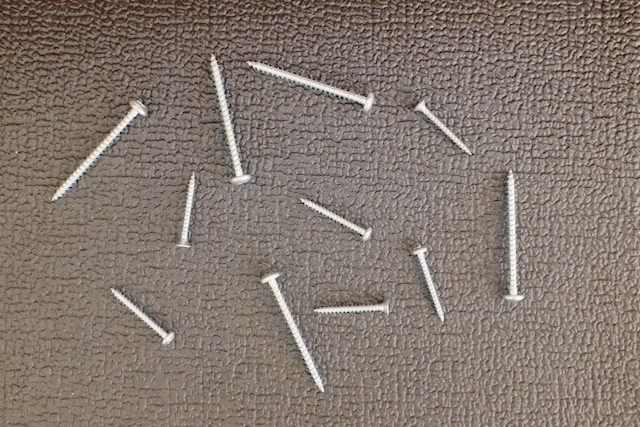
#> input picture Documents/GitHub/GRO620-E23/photos_prob/DSCF8010.jpeg, 640 x 427 px; its folder holds only this picture in this run
$ jupyter execute prob.ipynb   (shell and % lines are left out)
#> lines starting #> are read from the running program, lines starting #| are printed output that depends on the picture; after the words box and inside, x2 and y2 are one past the last pixel; in counts of white or black regions, pixels touching at a corner belong together; long printed decimals are rounded
# GRO620 - Problématique

Voici le fichier de départ de la problématique. Si tout a été installé correctement, vous devriez voir apparaître la première image (DSCF8010.jpeg).

[cell 1]
import cv2
import numpy as np
import matplotlib.pyplot as plt
import os

print("GRO620 - Problématique")
print("OpenCV version", cv2.__version__)

[cell 2]
## Si vous utilisez Google Colab, vous devez d'abord monter votre Google Drive
## où se trouve vos données.
## Commentez les trois lignes suivantes en ajustant le chemin vers votre propre
## dossier :

# from google.colab import drive
# drive.mount('/content/gdrive')
# %cd /content/gdrive/MyDrive/gro620-e21

## Pour retrouver le chemin depuis Jupyter, vous pouvez utiliser ceci :
# !ls /content/gdrive/MyDrive

[cell 3]
images_fn = os.listdir("photos_prob/")
print("%i photo(s) à traiter"%(len(images_fn)))
if (len(images_fn) == 0):
    print("ERREUR! Vérifiez que vous avez bien un dossier photos_prob au même endroit que ce calepin.")

images = []

for f in images_fn:
    img = cv2.imread(os.path.join("photos_prob/", f))
#> img is the input picture: shape (427, 640, 3); mean B, G, R 111.4, 119.4, 131.6
    images.append(img)

Affichons maintenant la première image à traiter:

[cell 4]
plt.imshow(images[0])

[cell 5]
################################################################
#Dans cette partie du code, on isole les vis du reste du décors
################################################################

sobel = np.array([
    [-1, 0, 1],
    [-2, 0, 2],
    [-1, 0, 1]
]) * (1/8.)

#On veut passer à gris afin que ce soit plus facile à analyser
img_gray = cv2.cvtColor(images[0], cv2.COLOR_BGR2GRAY)
# plt.figure()
# plt.imshow(img_gray,cmap ="gray")

#Ici, on s'assure de faire une normalisation afin d'avoir toujours les même luminosité pour chaque image
img_float = np.float32(img_gray) / 255.0
img_float_bright = cv2.normalize(img_float, None, 0, 1, cv2.NORM_MINMAX)
# plt.figure()
# plt.imshow(img_float_bright, cmap ="gray")

#On utilise median blur pour enlever le bruit dans l'image
img_medblur = cv2.medianBlur(img_float_bright , 5)
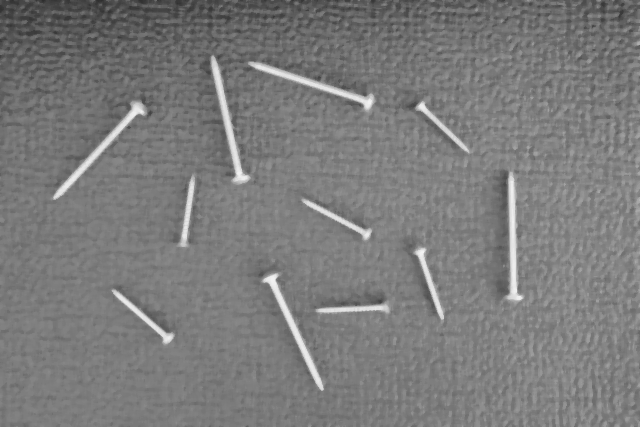
#> img_medblur: shape (427, 640) float32; min 0.18, max 0.953, mean 0.482
# plt.figure()
# plt.imshow(img_medblur, cmap ="gray")

#On s'assure ensuite d'isoler les vis, celle qui ont plus de blanc du reste
ret, thresh1 = cv2.threshold(img_medblur, 0.68, 255, cv2.THRESH_BINARY)
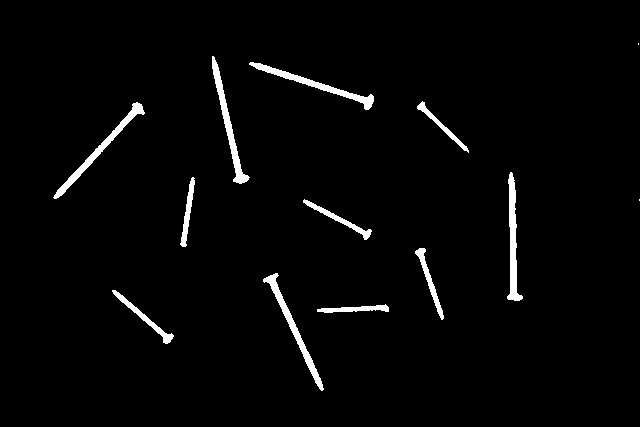
#> thresh1: shape (427, 640) float32; 2.4% white; 13 white regions (2 under 20 px)
# plt.figure()
# plt.imshow(thresh1, cmap ="gray")

#On apllique sobel dans les deux direction afin de réduire le nombre d'opération et d'avoir un meilleur résultat
img_sob_x = cv2.filter2D(thresh1, -1, sobel)
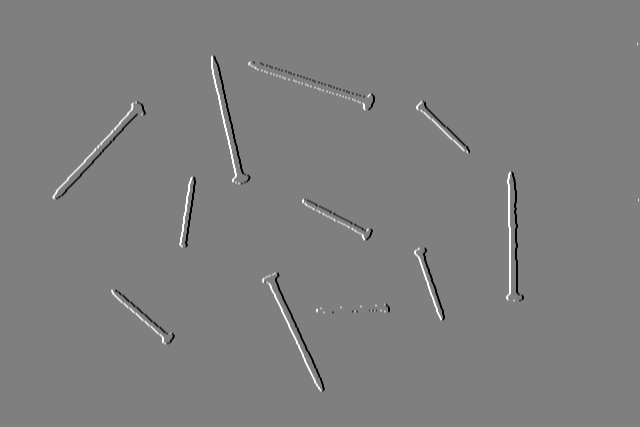
#> img_sob_x: shape (427, 640) float32; min -127.5, max 127.5, mean 0; drawn with min black and max white
plt.figure()
plt.imshow(img_sob_x, cmap ="gray")
img_2x = img_sob_x**2
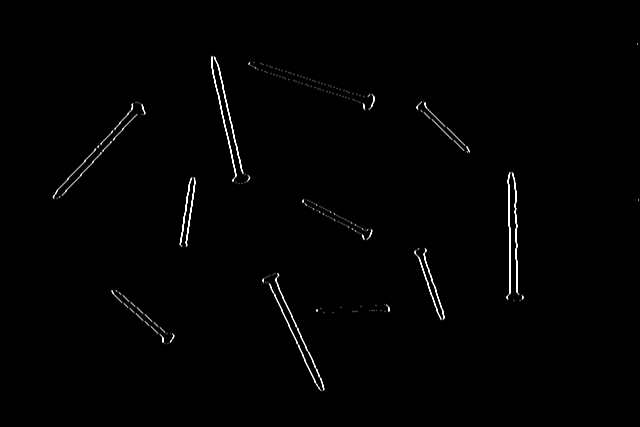
#> img_2x: shape (427, 640) float32; min 0, max 16256.2, mean 152.9; drawn with min black and max white

img_sob_y = cv2.filter2D(thresh1, -1, np.transpose(sobel))
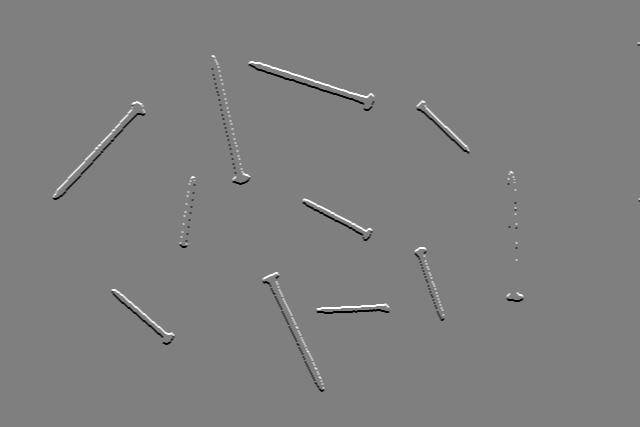
#> img_sob_y: shape (427, 640) float32; min -127.5, max 127.5, mean 0; drawn with min black and max white
plt.figure()
plt.imshow(img_sob_y, cmap ="gray")
img_2y = img_sob_y**2
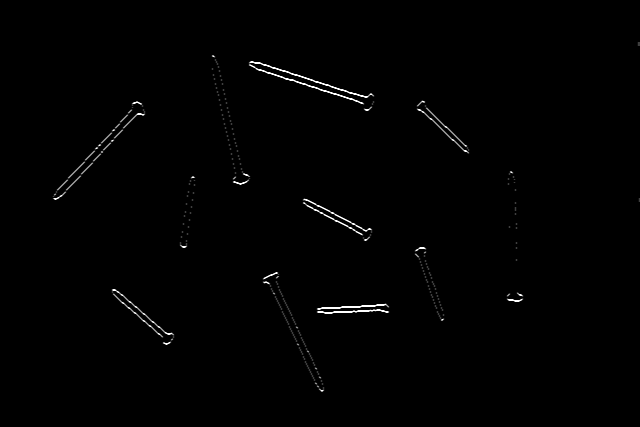
#> img_2y: shape (427, 640) float32; min 0, max 16256.2, mean 107.4; drawn with min black and max white

img_xy = img_2x+img_2y
img_comb = np.sqrt(img_xy)
plt.figure()
plt.imshow(img_comb, cmap ="gray")

[cell 6]
################################################################
#Dans cette partie du code, on isole les vis du reste du décors
################################################################

img_out = images[0]
image = cv2.convertScaleAbs(img_comb)

cont,_ = cv2.findContours(image, cv2.RETR_EXTERNAL, cv2.CHAIN_APPROX_SIMPLE)
#> cont = 13 contours, 2 with area under 20; largest, box (x1, y1, x2, y2) and area: (52, 101, 146, 200) 1142, (262, 272, 325, 392) 1090, (211, 55, 251, 185) 1084, (248, 61, 375, 111) 1072, (506, 171, 524, 302) 1051
cv2.drawContours(img_out, cont, -1, (0,0,255), 2)
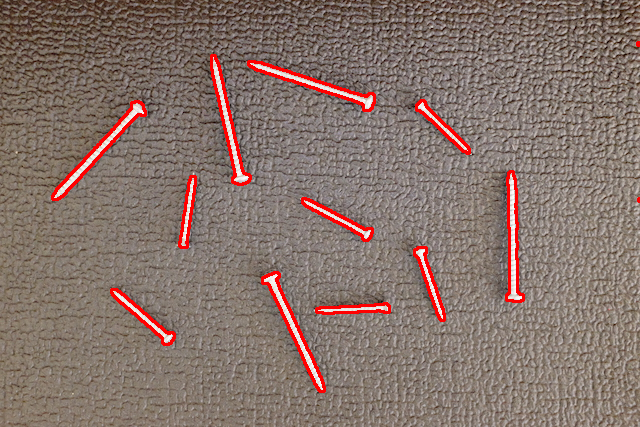
#> img_out: shape (427, 640, 3); 2.99% of pixels changed, all inside (x1, y1, x2, y2) = (51, 41, 640, 393)
plt.imshow(img_out)

for c in cont:
    # Trouver le rectangle orienté minimal
    rect = cv2.minAreaRect(c)
    center, size, angle = rect

    # Dessiner le rectangle orienté sur l'image
    box = cv2.boxPoints(rect)
    box = np.int0(box)
    cv2.drawContours(img_out, [box], -1, (0, 255, 0), 2)

    print("Longueur",size[0],",",size[1],"\n")
#> this loop made 13 passes
#> (center, size, angle, box) on passes 1, 2, 3, 4, 6, 7, 8: ((352.5, 308.1), (73.1, 9.09), -1.02, [[316, 313], [315, 304], [388, 302], [389, 311]]), ((140.1, 316.6), (14.82, 79.89), -52.21, [[167, 346], [104, 298], [113, 286], [176, 335]]), ((293.2, 333.6), (18.76, 128.7), -22.18, [[308, 396], [260, 277], [277, 270], [326, 389]]), ((429.2, 283.9), (13.17, 77.03), -15.57, [[433, 322], [412, 248], [425, 245], [445, 319]]), ((335.4, 219.4), (14.25, 77.73), -65.28, [[367, 242], [297, 209], [303, 196], [373, 229]]), ((187.3, 211.5), (72.09, 8.45), -82.48, [[186, 247], [178, 246], [187, 175], [196, 176]]), ((514.5, 236), (130, 17), -90, [[523, 301], [506, 301], [506, 171], [523, 171]])
#> (c, center, size, angle, box) on passes 5, 13: ([[638, 198], [638, 201], [639, 201], [639, 198]], (638.5, 199.5), (3, 1), -90, [[639, 201], [638, 201], [638, 198], [639, 198]]), ([[637, 42], [637, 45], [639, 45], [639, 42]], (638, 43.5), (3, 2), -90, [[639, 45], [637, 45], [637, 42], [639, 42]])
#| Longueur 73.095 , 9.088
#| Longueur 14.821 , 79.893
#| Longueur 18.762 , 128.729
#| Longueur 13.170 , 77.032
#| Longueur 3.0 , 1.0
#| Longueur 14.246 , 77.731
#| Longueur 72.091 , 8.455
#| Longueur 130.0 , 17.0
#> (further printed lines are left out)
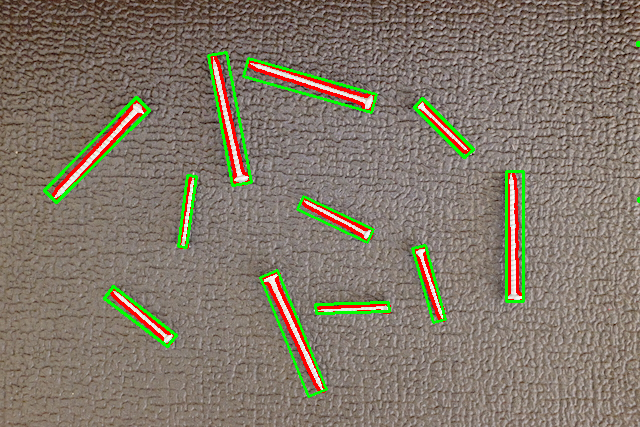
#> img_out: shape (427, 640, 3); 2.74% of pixels changed, all inside (x1, y1, x2, y2) = (43, 41, 640, 398)

plt.imshow(img_out)
#> figure, not shown here; B, G, R data is drawn as R, G, B

$ run again, on Documents/GitHub/GRO620-E23/photos_prob/DSCF8014.jpeg
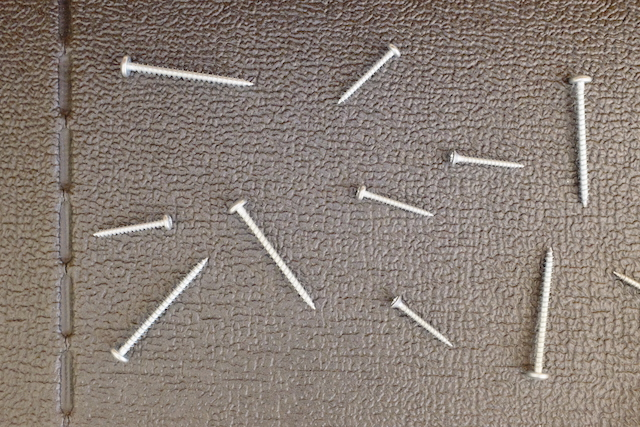
#> input picture Documents/GitHub/GRO620-E23/photos_prob/DSCF8014.jpeg, 640 x 427 px
#> img is the input picture: shape (427, 640, 3); mean B, G, R 117.9, 126, 137.8
#> `ret, thresh1 = cv2.threshold(img_medblur, 0.68, 255, cv2.THRESH_BINARY)`:
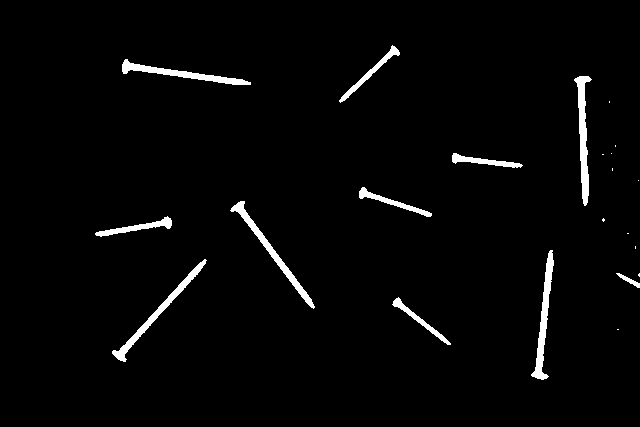
#> thresh1: shape (427, 640) float32; 2.4% white; 22 white regions (11 under 20 px)
#> cont = 22 contours, 11 with area under 20; largest, box (x1, y1, x2, y2) and area: (111, 258, 208, 363) 1172, (229, 200, 316, 310) 1152, (573, 75, 593, 207) 1122, (530, 249, 555, 381) 1100, (121, 58, 252, 86) 1023
#> the loop `for c in cont:` made 22 passes
#> (center, size, angle, box) on passes 2 to 6: ((421, 323), (12.25, 74.07), -49.29, [[445, 351], [388, 303], [396, 294], [453, 342]]), ((638, 274.5), (5, 2), -90, [[639, 277], [637, 277], [637, 272], [639, 272]]), ((627.5, 279.1), (7.07, 28.78), -60.26, [[638, 289], [613, 275], [616, 268], [641, 283]]), ((163.2, 310.7), (135.1, 19.11), -45.37, [[122, 365], [108, 352], [203, 255], [217, 269]]), ((542.2, 314.3), (131.5, 19.16), -87.42, [[548, 380], [529, 379], [535, 248], [554, 249]])
#> (printed output is left out)
#> after the loop `for c in cont:`:
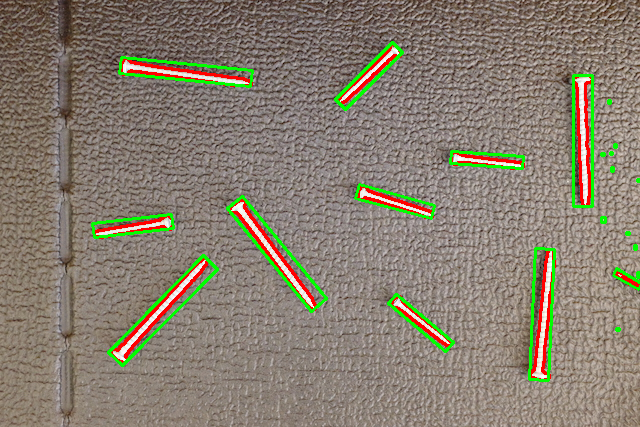
#> img_out: shape (427, 640, 3); mean B, G, R 111.4, 126.6, 136.1

$ run again, on Documents/GitHub/GRO620-E23/photos_prob/DSCF8015.jpeg
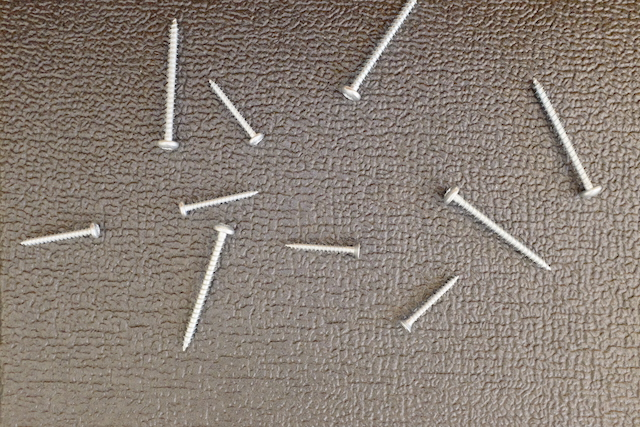
#> input picture Documents/GitHub/GRO620-E23/photos_prob/DSCF8015.jpeg, 640 x 427 px
#> img is the input picture: shape (427, 640, 3); mean B, G, R 117.4, 126.4, 137.6
#> `ret, thresh1 = cv2.threshold(img_medblur, 0.68, 255, cv2.THRESH_BINARY)`:
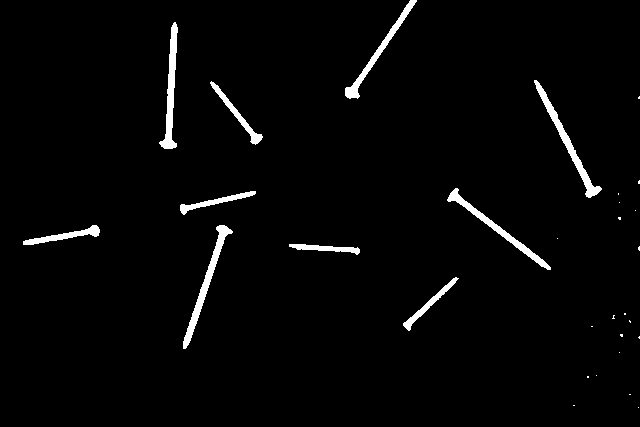
#> thresh1: shape (427, 640) float32; 2.4% white; 30 white regions (20 under 20 px)
#> cont = 30 contours, 20 with area under 20; largest, box (x1, y1, x2, y2) and area: (533, 79, 603, 199) 1184, (182, 224, 234, 350) 1158, (446, 187, 552, 271) 1096, (158, 21, 179, 150) 1084, (209, 80, 264, 146) 634
#> the loop `for c in cont:` made 30 passes
#> (center, size, angle, box) on passes 1, 7, 8, 10, 11: ((638, 407), (2, 2), -90, [[639, 408], [637, 408], [637, 406], [639, 406]]), ((638, 337), (4, 2), -90, [[639, 339], [637, 339], [637, 335], [639, 335]]), ((621, 335), (4, 4), -90, [[623, 337], [619, 337], [619, 333], [623, 333]]), ((629.5, 321), (4, 3), -90, [[631, 323], [628, 323], [628, 319], [631, 319]]), ((613, 316.5), (5, 4), -90, [[615, 319], [611, 319], [611, 314], [615, 314]])
#> (printed output is left out)
#> after the loop `for c in cont:`:
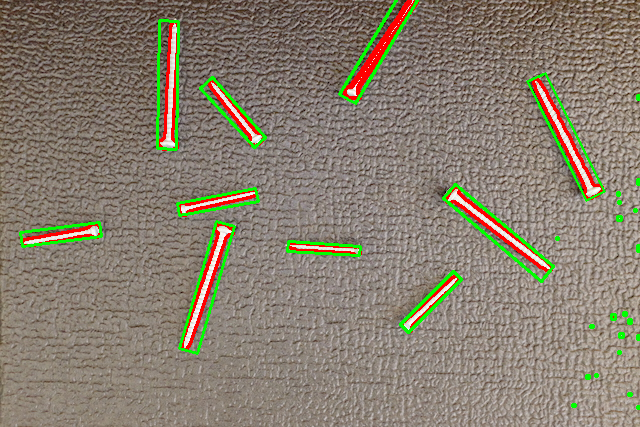
#> img_out: shape (427, 640, 3); mean B, G, R 110.9, 126.7, 136.1
